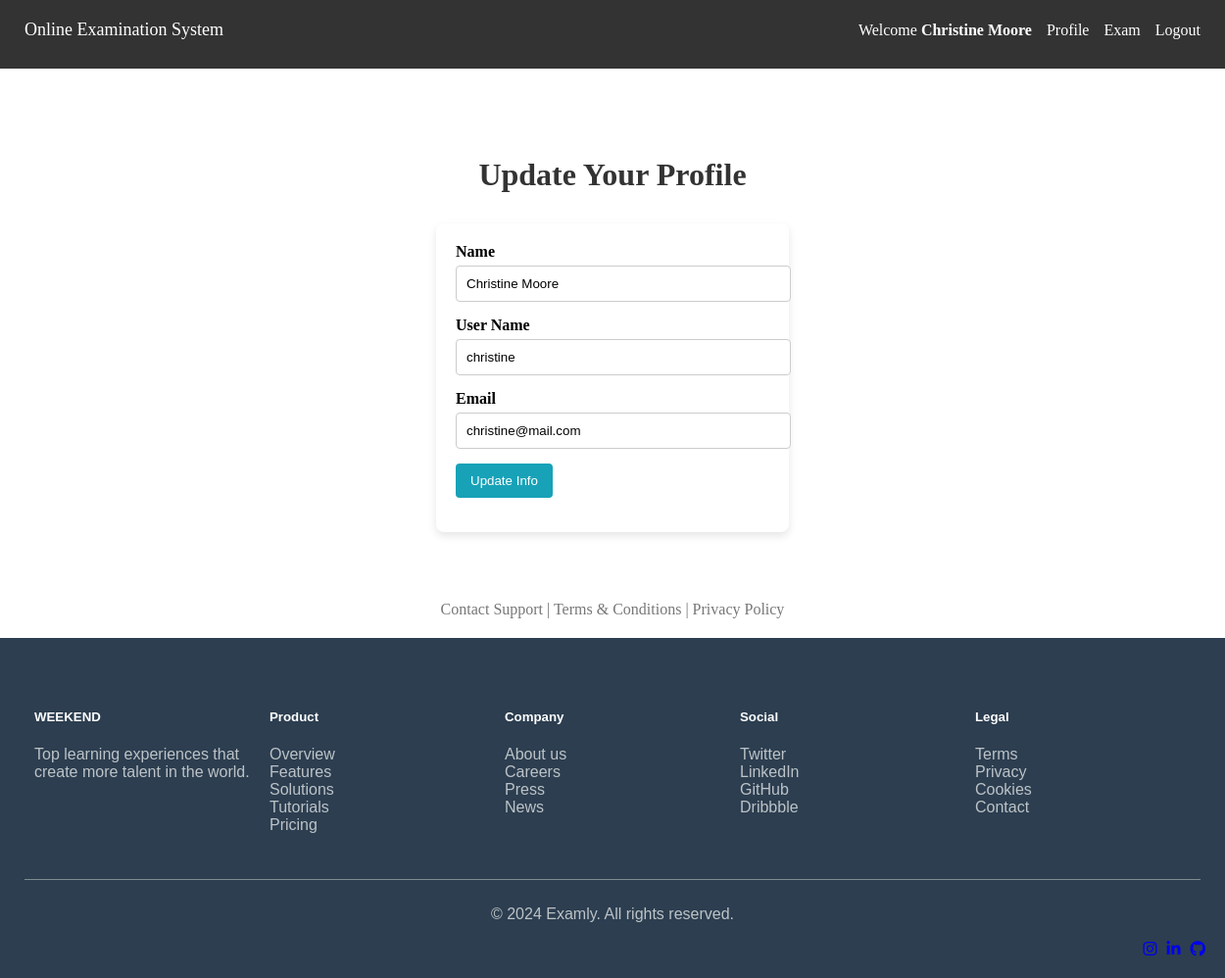
/profile.php (signed in), run on the app's committed database.
### tables this page shows
CREATE TABLE `tbl_user` (
  `userId` int(11) NOT NULL,
  `name` varchar(50) NOT NULL,
  `userName` varchar(32) NOT NULL,
  `password` varchar(100) NOT NULL,
  `email` varchar(32) NOT NULL,
  `status` int(11) NOT NULL DEFAULT '0'
);

### classes/User.php (called while the page is built, shortened)
<?php
$filepath = realpath(dirname(__FILE__));
include_once ($filepath.'/../lib/Database.php');
include_once ($filepath.'/../lib/Session.php');
class User{
	private $db;
	public function __construct(){
		$this->db = new Database();
	}
      public function getUserProfile($userId){
         $query = "SELECT * FROM tbl_user WHERE userId = '$userId'";
         $result = $this->db->select($query);
         return $result;
      }
 }

### lib/Database.php (called while the page is built, shortened)
<?php
class Database {
    public $host   = DB_HOST;
    public $user   = DB_USER;
    public $pass   = DB_PASS;
    public $dbname = DB_NAME;
    public $link;
    private function connectDB() {
        $this->link = new mysqli($this->host, $this->user, $this->pass, $this->dbname);
    }
    public function select($query) {
        $result = $this->link->query($query);
        if ($result->num_rows > 0) {
            return $result;
        } else {
            return false;
        }
    }
}

### lib/Session.php (called while the page is built, shortened)
<?php
class Session{
	 public static function get($key){
	 	if (isset($_SESSION[$key])) {
	 		return $_SESSION[$key];
	 	} else {
	 		return false;
	 	}
	 }
}
?>

### profile.php (the view, shortened to what this page needs)
<?php include 'inc/header.php'; ?>
<?php
  $userId = Session::get("userId");
?>
<div style="width: 100%; max-width: 1200px; margin: 0 auto; padding: 20px;">
    <div style="display: flex; justify-content: space-between; flex-wrap: wrap; margin: 20px 0;">
        <div style="width: 100%; text-align: center;">
            <h1 style="margin-top: 50px; color: #333;">Update Your Profile</h1>
        </div>
        <div style="width: 30%; padding: 10px;"></div>
        <div style="width: 30%; padding: 10px;">
            <div style="background-color: #fff; box-shadow: 0px 4px 8px rgba(0, 0, 0, 0.1); border-radius: 8px; padding: 20px; margin-bottom: 20px;">
                <form action="" method="post">
                    <?php
                    $getData = $user->getUserProfile($userId);
                    if ($getData) {
                        while ($result = $getData->fetch_assoc()) {
                            ?>
                            <div style="margin-bottom: 15px;">
                                <label for="name" style="font-weight: bold;">Name</label>
                                <input type="text" name="name" value="<?php echo $result['name']; ?>" id="name" style="width: 100%; padding: 10px; margin-top: 5px; border: 1px solid #ccc; border-radius: 4px;">
                            </div>
                            <div style="margin-bottom: 15px;">
                                <label for="userName" style="font-weight: bold;">User Name</label>
                                <input type="text" name="userName" value="<?php echo $result['userName']; ?>" id="userName" style="width: 100%; padding: 10px; margin-top: 5px; border: 1px solid #ccc; border-radius: 4px;">
                            </div>
                            <div style="margin-bottom: 15px;">
                                <label for="email" style="font-weight: bold;">Email</label>
                                <input type="email" name="email" value="<?php echo $result['email']; ?>" id="email" style="width: 100%; padding: 10px; margin-top: 5px; border: 1px solid #ccc; border-radius: 4px;">
                            </div>
                            <div style="margin-bottom: 15px;">
                                <button type="submit" style="padding: 10px 15px; background-color: #17a2b8; color: #fff; border: none; border-radius: 4px; cursor: pointer; transition: background-color 0.3s;">
                                    Update Info
                                </button>
                            </div>
                        <?php }
                    }
                    ?>
                </form>
            </div>
        </div>
        <div style="width: 30%; padding: 10px;"></div>
    </div>
    <div style="text-align: center; margin-top: 40px; color: #777;">
        <p style="margin: 0;">Contact Support | Terms & Conditions | Privacy Policy</p>
    </div>
</div>
<?php include 'inc/footer.php'; ?>

### data on the page
tbl_user: name "Christine Moore", userName "christine", email "christine@mail.com"

### other printed values
Session::get("name") "Christine Moore"
